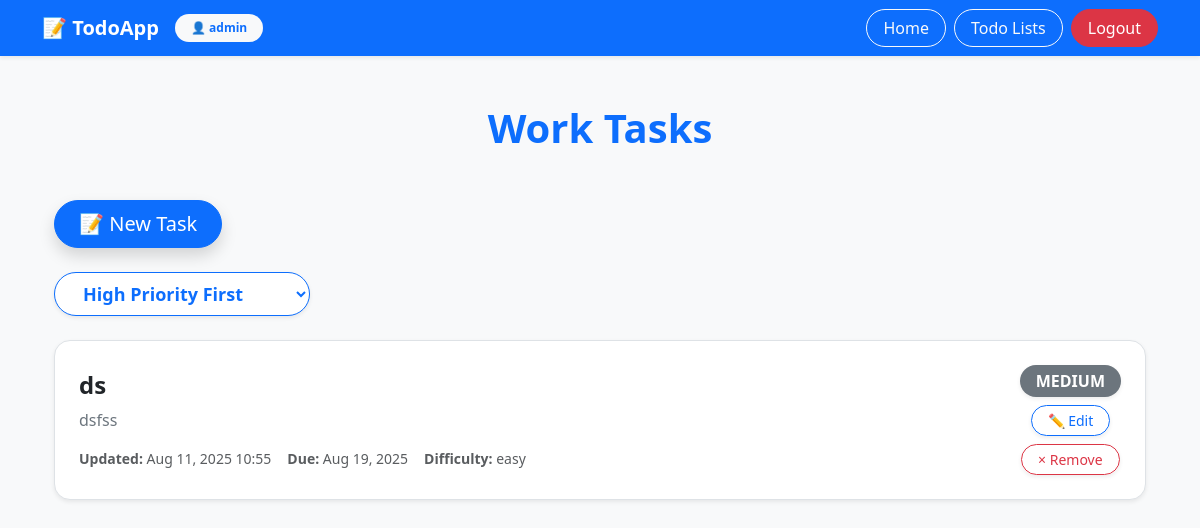
The app's page /tasks/my-tasks/6/ (signed in), older data.
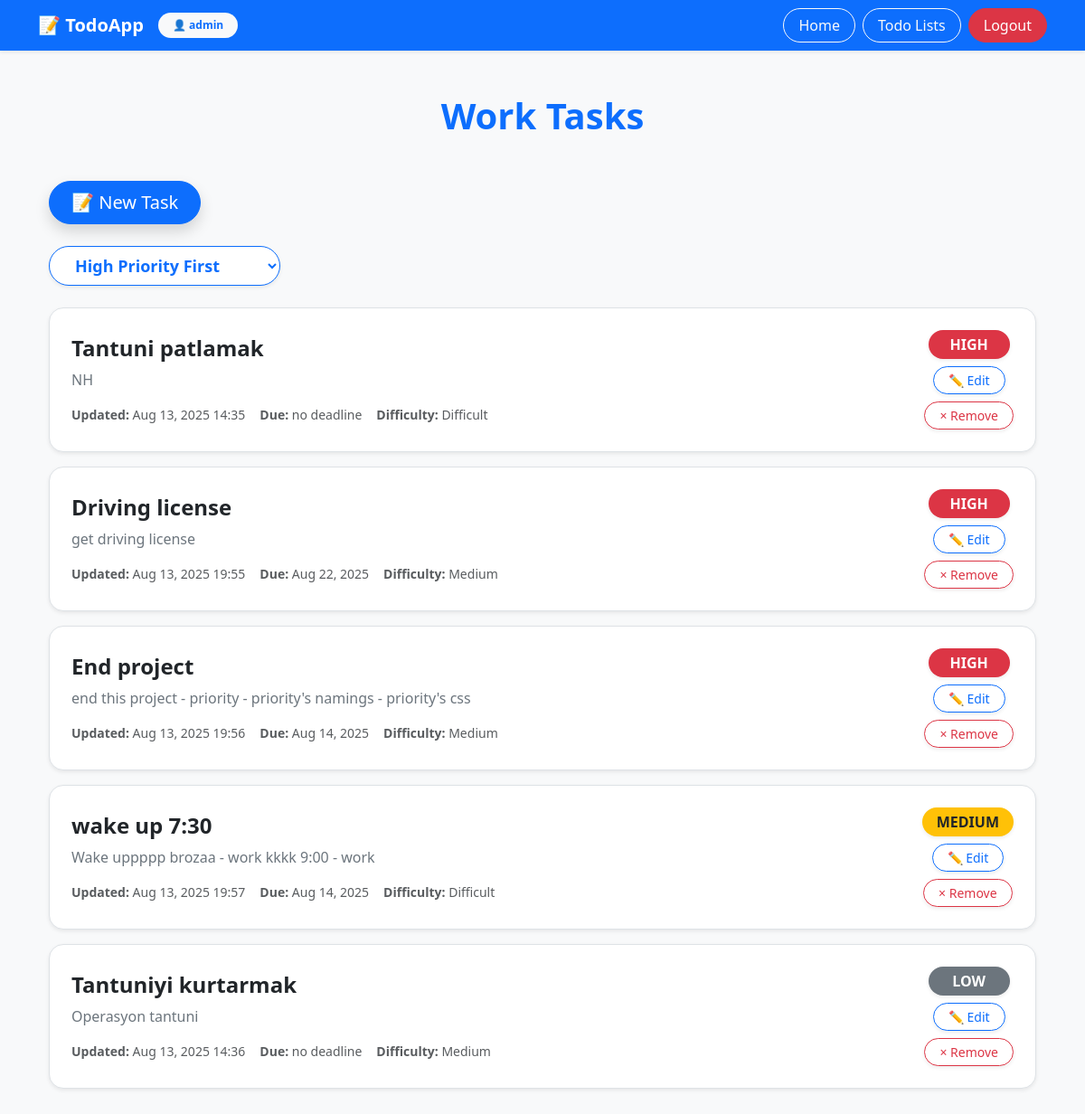
The same page, newer data.
### tasks/models.py (models this page shows, shortened)
class List(models.Model): # task list
    user = models.ForeignKey(User, on_delete=models.CASCADE, related_name= 'lists')
    name = models.CharField(max_length=100)

class Task(models.Model):
    PRIORITY_CHOICES = [
        (1, 'Low'),
        (2, 'Medium'),
        (3, 'High'),
    ]
    DIFFICULTY_CHOICES = [
        (1, 'Easy'),
        (2, 'Medium'),
        (3, 'Difficult'),
    ]
    list = models.ForeignKey(List, on_delete=models.CASCADE, related_name = 'tasks')
    title = models.CharField(max_length=30)
    description = models.CharField(max_length=300)
    created_at = models.DateTimeField(auto_now_add = True)
    updated_at = models.DateTimeField(auto_now = True)
    due_date = models.DateTimeField(blank = True, null = True)
    priority = models.IntegerField(choices=PRIORITY_CHOICES, default= 2)
    difficulty = models.IntegerField(choices=DIFFICULTY_CHOICES ,default = 1)

### tasks/views.py (the view)
# urls.py: path('my-tasks/<int:list_id>/', views.task_list, name = "my-task-list"),
@login_required(login_url = 'users:login')
def task_list(request, list_id):
    user = request.user
    order_form = OrderForm()
    order_by = '-priority'
    if request.method == 'POST':
        order_form = OrderForm(request.POST)
        if order_form.is_valid():
            order_by = order_form.cleaned_data['order']
        else:
            pass
    list = List.objects.filter(user = user).get(pk = list_id)
    if order_by == 'due_date': tasks = list.tasks.all().annotate(
        remaining_time = (ExpressionWrapper((F('due_date') - timezone.now()), output_field= fields.DurationField()))
    ).order_by(F('remaining_time').desc(nulls_last = True))
    elif order_by == '-due_date' : tasks = list.tasks.all().annotate(
        remaining_time = (ExpressionWrapper((F('due_date') - timezone.now()), output_field= fields.DurationField()))
    ).order_by(F('remaining_time').asc(nulls_last = True))
    else:
        tasks = list.tasks.all().order_by(order_by)
    return render(request, 'tasks/task_list.html', {"list": list, "tasks": tasks, "order_form": order_form})

### tasks/forms.py
class OrderForm(forms.Form):
    ORDER_CHOICES = [
        ('-priority', 'High Priority First'),
        ('priority', 'Low Priority First'),
        ('difficulty', 'Easy Tasks First'),
        ('-difficulty', 'Hard Tasks First'),
        ('-due_date', 'Upcoming Deadlines'),
        ('due_date', 'Later Deadlines'),
    ]
    order = forms.ChoiceField(choices=ORDER_CHOICES,
    widget = forms.Select(attrs={'class' : 'form-input', 'onchange' : 'this.form.submit();'}))

### tasks/templates/tasks/task_list.html (shortened to what this page needs)
{% extends 'layout.html' %}
{% block content %}
{% load static %}
<link rel = "stylesheet" href = "{% static 'tasks/styles.css' %}"/>
<div class="container max-width-600 mt-5 mb-5">
  <h1 class="page-title mb-5 text-center text-primary fw-bold">{{ list.name }}</h1>
  <div class="text-left mb-4">
    <a href="{% url 'tasks:create-task' list_id=list.pk %}"
       class="btn btn-primary btn-lg shadow rounded-pill px-4">
      📝 New Task
    </a>
  </div>
  <div class="mb-4">
    <form method="post" action="{% url 'tasks:my-task-list' list_id=list.pk %}"
          class="task-sort-form">
          {{ order_form.order.as_widget }}
      </form>
  </div>
  {% if list.tasks.exists %}
    <ul class="list-group border-0">
      {% for task in tasks.all %}
      <li class="list-group-item d-flex flex-column flex-md-row justify-content-between align-items-start align-items-md-center gap-3 p-4 mb-3 rounded-4 border shadow-sm bg-white">
        {% if editing_task_id and editing_task_id == task.id %}
          <form method="post" action="{% url 'tasks:edit-task' list.id task.id %}" class="w-100">
            {% csrf_token %}
            {{ form.as_p }}
            <div class="mt-3 d-flex gap-2">
              <button type="submit" class="btn btn-success btn-sm shadow-sm rounded-pill px-3">💾 Save</button>
              <a href="{% url 'tasks:my-task-list' list.id %}" class="btn btn-outline-secondary btn-sm rounded-pill px-3">Cancel</a>
            </div>
          </form>
        {% else %}
          <div class="flex-grow-1">
            <h4 class="mb-2 text-truncate fw-semibold text-dark">{{ task.title }}</h4>
            <p class="mb-3 text-secondary">{{ task.description }}</p>
            <div class="small text-muted d-flex flex-wrap gap-3">
              <div><strong>Updated:</strong> {{ task.updated_at|date:"M d, Y H:i" }}</div>
              <div><strong>Due:</strong> {% if not task.due_date %} no deadline {% else %}{{ task.due_date|date:"M d, Y" }} {% endif %}</div>
              <div><strong>Difficulty:</strong> {{ task.get_difficulty_display }}</div>
            </div>
          </div>
          <div class="d-flex flex-column align-items-center gap-2">
            <span class="badge fs-6 px-3 py-2 text-uppercase shadow-sm rounded-pill
              {% if task.get_priority_display == 'High' %}bg-danger
              {% elif task.get_priority_display == 'Medium' %}bg-warning text-dark
              {% else %}bg-secondary
              {% endif %}"
              style="min-width: 90px;">
              {{ task.get_priority_display }}
            </span>
            <a href="{% url 'tasks:edit-task' list_id=list.id task_id=task.id %}?edit=1"
               class="btn btn-outline-primary btn-sm shadow-sm rounded-pill px-3">
              ✏️ Edit
            </a>
            <form method="post" action="{% url 'tasks:remove-task' list_id=list.id task_id=task.id %}">
              <button type="submit" class="btn btn-outline-danger btn-sm shadow-sm rounded-pill px-3">
                &times; Remove
              </button>
            </form>
          </div>
        {% endif %}
      </li>
      {% endfor %}
    </ul>
  {% else %}
    <p class="text-center text-muted fs-5 mt-5">No tasks in this list yet.</p>
  {% endif %}
</div>
{% endblock %}

### templates/layout.html (shortened to what this page needs)
{% load static %}
<!DOCTYPE html>
<html lang="en">
<head>
    <link href="https://cdn.jsdelivr.net/npm/bootstrap@5.3.3/dist/css/bootstrap.min.css" rel="stylesheet">
</head>
<body class="bg-light">
<nav class="navbar navbar-expand-lg navbar-dark bg-primary shadow-sm mb-4">
  <div class="container d-flex justify-content-between align-items-center">
    <div class="d-flex align-items-center">
      <a class="navbar-brand fw-bold text-white me-3" href="{% url 'homepage' %}">
        📝 TodoApp
      </a>
      {% if user.is_authenticated %}
        <span class="badge rounded-pill bg-light text-primary fw-semibold px-3 py-2">
          👤 {{ user.username }}
        </span>
      {% endif %}
    </div>
    <div class="d-flex gap-2">
      <a class="btn btn{% if active_page != 'homepage' %}-outline{% endif %}-light rounded-pill px-3" href="{% url 'homepage' %}">Home</a>
      <a class="btn btn{% if active_page != 'my-task-lists' %}-outline{% endif %}-light rounded-pill px-3" href="{% url 'tasks:my-task-lists' %}">Todo Lists</a>
      {% if not user.is_authenticated %}
        <a class="btn btn-warning text-dark rounded-pill px-3" href="{% url 'users:login' %}">Login</a>
      {% else %}
        <a class="btn btn-danger rounded-pill px-3" href="{% url 'users:logout' %}">Logout</a>
      {% endif %}
    </div>
  </div>
</nav>
<div class="container">
  {% block content %}
  {% endblock %}
</div>
</body>
</html>

### tasks/static/tasks/styles.css (style rules this page uses)
.list-group { border-radius: 1rem; }
.task-sort-form { display: flex; justify-content: flex-start; gap: 0.5rem; margin-bottom: 1.5rem; }
.task-sort-form select { font-size: 1.125rem; font-weight: 600; color: #0d6efd; background-color: #ffffff; border: 1px solid #0d6efd; border-radius: 50px; padding: 0.5rem 1.5rem; min-width: 220px; max-width: 320px; box-shadow: 0 0.125rem 0.25rem rgba(0, 0, 0, 0.075); transition: border-color 0.2s, box-shadow 0.2s; }

Row changes from the older to the newer data that the page shows:
removed Task: title "ds", description "dsfss", updated_at "Aug 11, 2025 10:55", due_date "Aug 19, 2025", difficulty "easy", priority "MEDIUM"
added Task: title "Tantuni patlamak", description "NH", updated_at "Aug 13, 2025 14:35", shows "no deadline", difficulty "Difficult", priority "HIGH"
added Task: title "Driving license", description "get driving license", updated_at "Aug 13, 2025 19:55", due_date "Aug 22, 2025", difficulty "Medium", priority "HIGH"
added Task: title "End project", description "end this project - priority - priority's namings - priority's css", updated_at "Aug 13, 2025 19:56", due_date "Aug 14, 2025", difficulty "Medium", priority "HIGH"
added Task: title "wake up 7:30", description "Wake uppppp brozaa - work kkkk 9:00 - work", updated_at "Aug 13, 2025 19:57", due_date "Aug 14, 2025", difficulty "Difficult", priority "MEDIUM"
added Task: title "Tantuniyi kurtarmak", description "Operasyon tantuni", updated_at "Aug 13, 2025 14:36", shows "no deadline", difficulty "Medium", priority "LOW"
